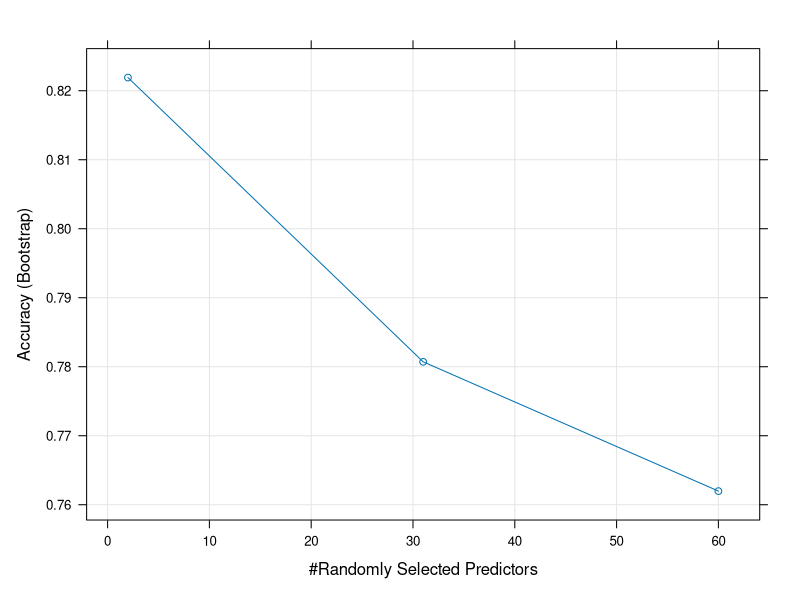

Recreate this plot in R. (Note: this script raises an error after producing the figure.)
#reference:http://machinelearningmastery.com/tune-machine-learning-algorithms-in-r/
library(randomForest)
library(caret)
library(mlbench)

#######################################################################################
######################################################## Load Dataset #################
#######################################################################################

data(Sonar)
dataset <- Sonar


######################################################################################
################################################ Data Spliting #######################
######################################################################################
#simple bootstraping 
inTrain <- createDataPartition(y=dataset$Class, p=0.7, list=FALSE)
training <- dataset[inTrain,]
validating <- dataset[-inTrain,]


#k-fold cross validation
control <- trainControl(method="repeatedcv", number=10, repeats=3)

seed <- 7
set.seed(seed)
######################################################################################
################################################ Data Training and tuning#############
######################################################################################

###########################################
################# Create model with default paramters
rf_default <- train(Class~ .,data=training,method="rf",prox=TRUE)
print(rf_default)
rf_default$finalModel #OOB estimate of  error rate: 18.49% (accuracy=100-18.49)
plot(rf_default)

###########################################
#################Custom setting: create model with custom paramters, such as mtry, metric
metric <- "Accuracy"
mtry <- sqrt(ncol(x))
tunegrid <- expand.grid(.mtry=mtry)

rf_custom <- train(Class~., data=training, method="rf", metric=metric, tuneGrid=tunegrid, trControl=control)
print(rf_custom)
rf_custom$finalModel #OOB estimate of  error rate: 16.44% (accuracy=100-16.44)
plot(rf_custom)

###########################################
#################Random Search (for the best mtry)
control <- trainControl(method="repeatedcv", number=10, repeats=3, search="random")
set.seed(seed)
mtry <- sqrt(ncol(x))
rf_random <- train(Class~., data=training, method="rf", metric=metric, tuneLength=15, trControl=control)
#a data frame with possible tuning values. The columns are named the same as the tuning parameters. Use getModelInfo to get a list of tuning parameters for each model or see http://topepo.github.io/caret/modelList.html. (NOTE: If given, this argument must be named.)
print(rf_random)
rf_random$finalModel #OOB estimate of  error rate: 19.86%  (accuracy=100-19.86)
plot(rf_random)

###########################################
#################Grid Search (for the best mtry)
control <- trainControl(method="repeatedcv", number=10, repeats=3, search="grid")
set.seed(seed)
tunegrid <- expand.grid(.mtry=c(1:15))
rf_gridsearch <- train(Class~., data=training, method="rf", metric=metric, tuneGrid=tunegrid, trControl=control)
print(rf_gridsearch)
rf_gridsearch$finalModel #OOB estimate of  error rate: 17.12%  (accuracy=100-17.12)
plot(rf_gridsearch)

###########################################
#################Algorithm Tune (tuneRF) (for the best mtry)

bestmtry <- tuneRF(training[,1:60], training[,61], stepFactor=1.5, improve=1e-5, ntree=500)
print(bestmtry)
#result: mtry=7, with the lowest OOBerror 0.1917
#OOB estimate of  error rate: 19.18%  (accuracy=100-19.18)


mtry <- 7
tunegrid <- expand.grid(.mtry=mtry)

rf_tune <- train(Class~., data=training, method="rf", tuneGrid=tunegrid, trControl=control)
print(rf_tune)
rf_tune$finalModel #OOB estimate of  error rate: 17.12% (accuracy=100-17.12)
plot(rf_tune)



###############################################################################
################################################ Model Selection ##############
###############################################################################
my_accuracy<-function(confusion_table){
  return ((confusion_table[1,1]+confusion_table[2,2])/(confusion_table[1,1]+confusion_table[2,2]+confusion_table[1,2]+confusion_table[2,1]))
}

###########################################
################# Create model with default paramters!!!!!winner 
# mtry=2
pred_default <- predict(rf_default, newdata = validating)
my_accuracy(table(observed = validating$Class, predicted = pred_default))



###########################################
#################Custom setting: create model with custom paramters, such as mtry, metric
# mtry=8
pred_custom <- predict(rf_custom, newdata = validating)
my_accuracy(table(observed = validating$Class, predicted = pred_custom))


###########################################
#################Random Search
# mtry=5
pred_random <- predict(rf_random, newdata = validating)
my_accuracy(table(observed = validating$Class, predicted = pred_random))


###########################################
#################Grid Search
# mtry=1
pred_gridsearch <- predict(rf_gridsearch, newdata = validating)
my_accuracy(table(observed = validating$Class, predicted = pred_gridsearch))


###########################################
#################Algorithm Tune (tuneRF)
# mtry=7
pred_gridsearch <- predict(rf_gridsearch, newdata = validating)
my_accuracy(table(observed = validating$Class, predicted = pred_gridsearch))



################################################################################
################################################ Model Prediction ##############
################################################################################

final_prediction <- predict(rf_default, newdata = testing_dataset_which_I_do_not_have)


